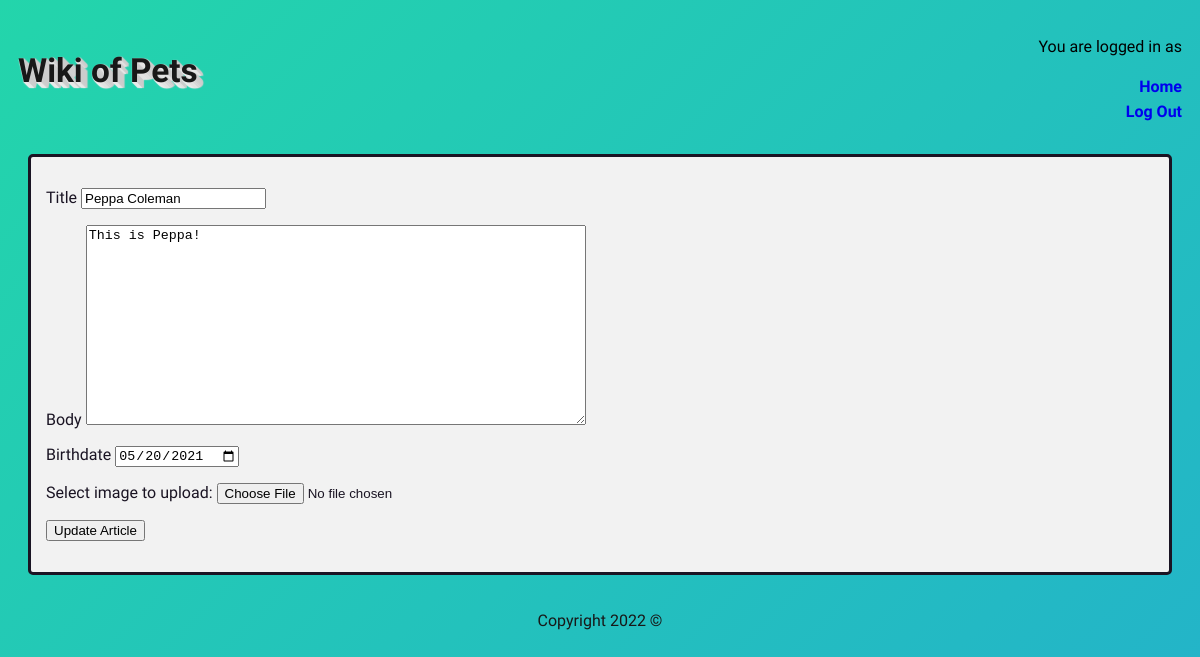
The page /update.php?shortTitle=PeppaColeman (signed in) on the database its author committed.
### tables this page shows
CREATE TABLE `article` (
  `article_id` int(11) NOT NULL,
  `article_short_title` varchar(32) NOT NULL,
  `article_title` varchar(32) NOT NULL,
  `article_body` text NOT NULL,
  `article_photo` varchar(64) DEFAULT NULL,
  `article_birthdate` date DEFAULT NULL
);

### update.php (the view, shortened to what this page needs)
<?php
  include "database.php";
  $short_title = (isset($_POST["shortTitle"])) ? $_POST["shortTitle"] : $short_title= $_GET["shortTitle"];
  $articleQuery = "SELECT * FROM article WHERE article_short_title = '$short_title';";
  $stmt = $conn->query($articleQuery);
  $article = $stmt->fetch_row();
 ?>
<!DOCTYPE html lang="en">
  <?php include 'header.php'; ?>
    <div class="square">
      <form action="update.php?shortTitle="<?=$short_title?> method="post" enctype="multipart/form-data">
        <p>
          <label for="title">Title</label>
          <input type="text" name="titleUpdate" maxlength="65" required="true" value=<?php echo "'$article[2]'";?>>
        </p>
        <p>
          <label for="body">Body</label>
          <textarea name="bodyUpdate" required="true"><?=$article[3]?></textarea>
        </p>
        <p>
          <label for="birthdate">Birthdate</label>
          <input type="date" name="birthdateUpdate" value=<?=$article[5]?>>
        </p>
        <p>
          Select image to upload:
          <input type="file" name="imageUpdate" id="imageUpdate" maxlength="64">
        </p>
        <input type="submit" value="Update Article" name="update">
      </form>
    </div>
  </body>
  <?php include "footer.php";?>
</html>

### style.css (style rules this page uses)
body { background: linear-gradient(-45deg, #ee7752, #e73c7e, #23a6d5, #23d5ab); background-size: 400% 400%; animation: gradient 15s ease infinite; height: 100vh; font-family: 'Sarabun', sans-serif; display: flex; flex: 1; flex-direction: column; }
.square { background-color: #f2f2f2; border-radius: 5px; border-style: solid; border-color: #1A1423; color: #1A1423; padding: 15px; margin: 20; }
textarea { height: 200px; width: 500px; }

### rows shown on the page
article: titleUpdate "Peppa Coleman", bodyUpdate "This is Peppa!", birthdateUpdate "05/20/2021"
